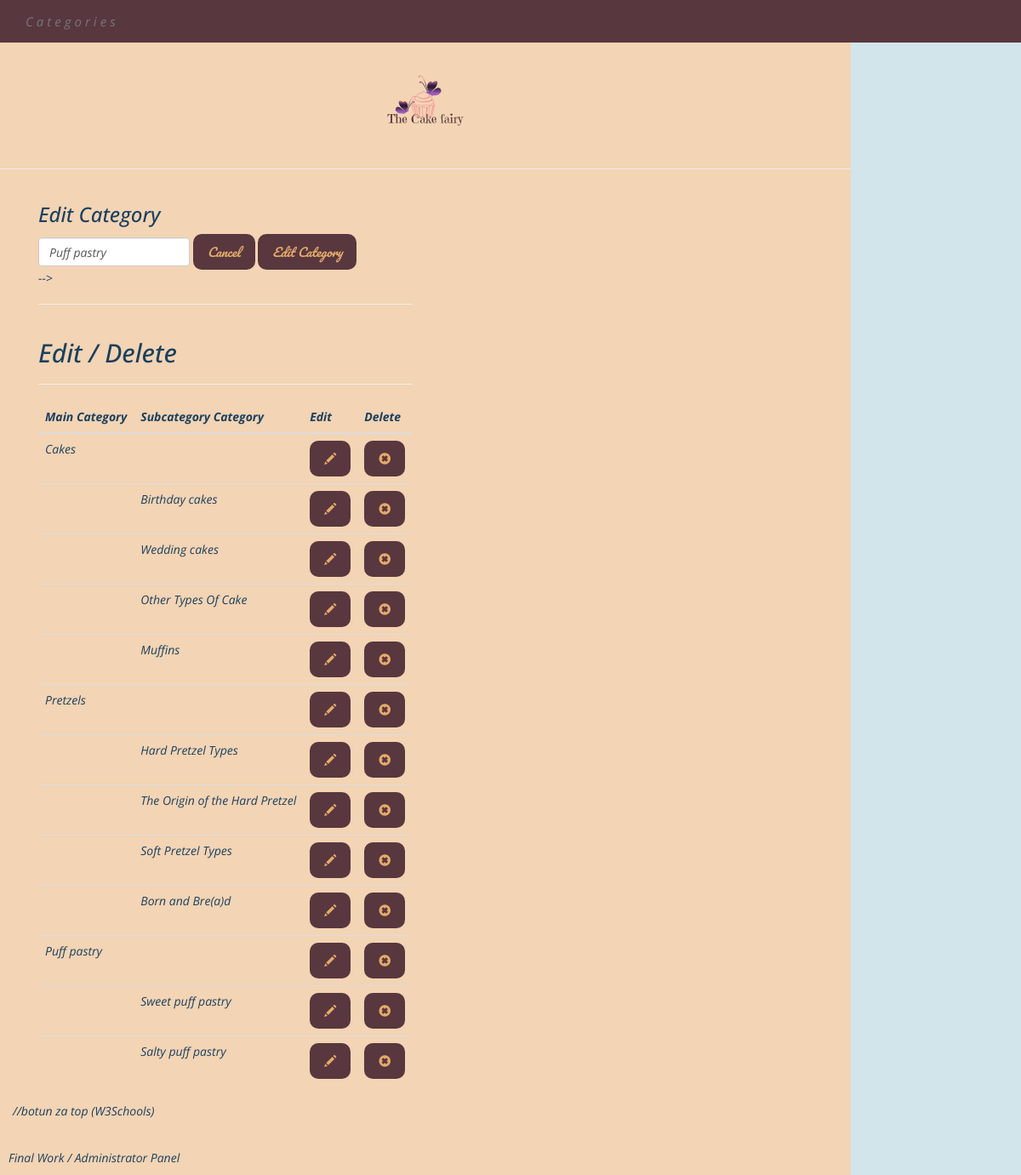
The app's page /admin/kategorije.php?edit=3 with its own data.
### tables this page shows
CREATE TABLE `recept_kategorija` (
  `Id_kategorija` int(11) NOT NULL,
  `Kategorija_naslov` varchar(100) NOT NULL,
  `Parent` int(11) NOT NULL DEFAULT '0'
);

### admin/kategorije.php (the view, shortened to what this page needs)
<?php
require_once '../system/init.php';
include 'include/head.php';
include 'include/navigation.php';
if(isset($_GET['edit']) && !empty($_GET['edit'])){
  $edit_id = (int)$_GET['edit'];
  $sql = "SELECT * FROM recept_kategorija WHERE Id_kategorija = '$edit_id'";
  $edit_resultat = $db->query($sql);
  $eBrand = mysqli_fetch_assoc($edit_resultat);
}
 ?>
<div class="container-fluid adminpanel">
  <div class="col-md-6">
    <h3><?=((isset($_GET['edit'])))?'Edit' : 'Add'?> Category </h3>
    <form class="form-inline" action="kategorije.php<?=((isset($_GET['edit']))? '?edit='.$edit_id:'')?>" method="post">
      <div class="form-group">
        <?php
        $value = '';
        if(isset($_GET['edit'])){
          $value = $eBrand['Kategorija_naslov'];
        }
        else{
          if(isset($_POST['kategorija']))
          {
            $value = $_POST['kategorija'];
          }
        }
        ?>
        <input type="text" name="kategorija" id="kategorija" class="form-control" value="<?= $value;?>">
        <?php if(isset($_GET['edit'])) :?>
          <a href="kategorije.php" class="btn"> Cancel </a>
        <?php endif; ?>
        <input type="submit" name="dodaj_kategoriju" value="<?=((isset($_GET['edit'])))?'Edit' : 'Add'?> Category" class="btn">
      </div>
    </form> -->
    <hr>
  <div class="table-responsive">
    <h2>Edit / Delete</h2>
<hr>
<table class="table table-border admin-tablica-kategorija">
  <thead>
    <th>Main Category</th>
    <th>Subcategory Category</th>
    <th>Edit</th>
    <th>Delete</th>
  </thead>
  <tbody>
    <?php
    $sql = "SELECT * FROM recept_kategorija WHERE Parent = 0";
    $s = $db->query($sql);
    while($kategorija = mysqli_fetch_assoc($s)):
      $parent_id = (int)$kategorija['Id_kategorija'];
      $sql2= "SELECT * FROM recept_kategorija WHERE parent = '$parent_id'";
      $c_result=$db->query($sql2);
      ?>
    <tr>
      <td>
        <?=$kategorija['Kategorija_naslov'];?>
      </td>
      <td></td>
      <td><a href="kategorije.php?edit=<?= $kategorija['Id_kategorija']; ?>" class="btn"><span class="glyphicon glyphicon-pencil"></span></a></td>
      <td><a href="kategorije.php?delete=<?= $kategorija['Id_kategorija']; ?>" class="btn"><span class="glyphicon glyphicon-remove-sign"></span></a></td>
    </tr>
      <?php while($child = mysqli_fetch_assoc($c_result)): ?>
        <tr>
          <td></td>
          <td><?= $child['Kategorija_naslov'] ?></td>
          <td><a href="kategorije.php?edit=<?= $child['Id_kategorija']; ?>" class="btn"><span class="glyphicon glyphicon-pencil"></span></a></td>
          <td><a href="kategorije.php?delete=<?= $child['Id_kategorija']; ?>" class="btn"><span class="glyphicon glyphicon-remove-sign"></span></a></td>
        </tr>
        <?php endwhile; ?>
  <?php endwhile; ?>
  </tbody>
</table>
  </div>
  </div>
  <div class="col-md-6">
  </div>
</div>
//botun za top (W3Schools)
<?php include 'include/footer.php' ?>

### css/main.css (style rules this page uses)
body { background-color: #f3d4b4; padding-top: 50px; margin-left: 200px; margin-right: 200px; font-family: 'Open Sans', sans-serif; font-style: italic; color: #1A405F; }
.btn { font-family: 'Pacifico'; display: inline-block; margin-bottom: 0; font-size: 14px; font-weight: normal; line-height: 1.42857143; text-align: center; white-space: nowrap; vertical-align: middle; cursor: pointer; -webkit-user-select: none; -moz-user-select: none; -ms-user-select: none; user-select: none; background-image: none; border: 1px solid transparent; border-radius: 10px; padding: 10px 16px; background-color: #58373E; color: #E5AB6B; }
.adminpanel { margin-left: 0px; margin-right: 0px; }
.admin-tablica-kategorija { width: auto; }

### records on screen
recept_kategorija: kategorija "Puff pastry", Kategorija_naslov "Puff pastry"
recept_kategorija: Kategorija_naslov "Cakes"
recept_kategorija: Kategorija_naslov "Birthday cakes"
recept_kategorija: Kategorija_naslov "Wedding cakes"
recept_kategorija: Kategorija_naslov "Other Types Of Cake"
recept_kategorija: Kategorija_naslov "Muffins"
recept_kategorija: Kategorija_naslov "Pretzels"
recept_kategorija: Kategorija_naslov "Hard Pretzel Types"
recept_kategorija: Kategorija_naslov "The Origin of the Hard Pretzel"
recept_kategorija: Kategorija_naslov "Soft Pretzel Types"
recept_kategorija: Kategorija_naslov "Born and Bre(a)d"
recept_kategorija: Kategorija_naslov "Sweet puff pastry"
recept_kategorija: Kategorija_naslov "Salty puff pastry"
